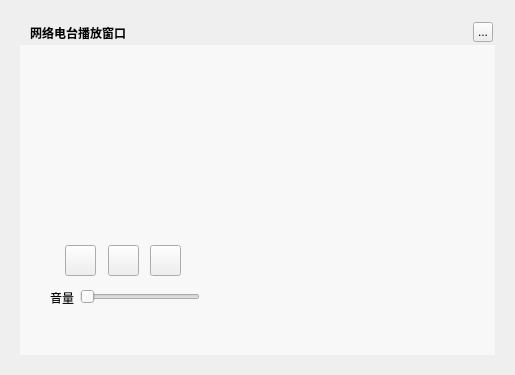
<?xml version="1.0" encoding="UTF-8"?>
<ui version="4.0">
 <class>MusicWebMusicRadioWidget</class>
 <widget class="QWidget" name="MusicWebMusicRadioWidget">
  <property name="geometry">
   <rect>
    <x>0</x>
    <y>0</y>
    <width>515</width>
    <height>375</height>
   </rect>
  </property>
  <property name="windowTitle">
   <string>网络电台播放窗口</string>
  </property>
  <widget class="QLabel" name="background">
   <property name="geometry">
    <rect>
     <x>20</x>
     <y>20</y>
     <width>475</width>
     <height>335</height>
    </rect>
   </property>
   <property name="text">
    <string/>
   </property>
  </widget>
  <widget class="QLabel" name="topTitleName">
   <property name="geometry">
    <rect>
     <x>30</x>
     <y>20</y>
     <width>121</width>
     <height>25</height>
    </rect>
   </property>
   <property name="styleSheet">
    <string notr="true">color:&quot;#FFFFFF&quot;;font-weight:bold</string>
   </property>
   <property name="text">
    <string>网络电台播放窗口</string>
   </property>
  </widget>
  <widget class="QToolButton" name="topTitleCloseButton">
   <property name="geometry">
    <rect>
     <x>473</x>
     <y>22</y>
     <width>20</width>
     <height>20</height>
    </rect>
   </property>
   <property name="text">
    <string>...</string>
   </property>
  </widget>
  <widget class="QPushButton" name="playButton">
   <property name="geometry">
    <rect>
     <x>65</x>
     <y>245</y>
     <width>31</width>
     <height>31</height>
    </rect>
   </property>
   <property name="text">
    <string/>
   </property>
  </widget>
  <widget class="MusicClickedSlider" name="volumeSlider">
   <property name="geometry">
    <rect>
     <x>80</x>
     <y>287</y>
     <width>120</width>
     <height>20</height>
    </rect>
   </property>
   <property name="orientation">
    <enum>Qt::Horizontal</enum>
   </property>
  </widget>
  <widget class="QLabel" name="label_2">
   <property name="geometry">
    <rect>
     <x>50</x>
     <y>290</y>
     <width>31</width>
     <height>16</height>
    </rect>
   </property>
   <property name="text">
    <string>音量</string>
   </property>
  </widget>
  <widget class="QWidget" name="backgroundMask" native="true">
   <property name="geometry">
    <rect>
     <x>20</x>
     <y>45</y>
     <width>475</width>
     <height>310</height>
    </rect>
   </property>
   <property name="styleSheet">
    <string notr="true">background:rgba(255,255,255,150)</string>
   </property>
  </widget>
  <widget class="QLabel" name="lrcLabel">
   <property name="geometry">
    <rect>
     <x>209</x>
     <y>50</y>
     <width>270</width>
     <height>290</height>
    </rect>
   </property>
  </widget>
  <widget class="MusicRoundAnimationLabel" name="artistLabel" native="true">
   <property name="geometry">
    <rect>
     <x>50</x>
     <y>85</y>
     <width>150</width>
     <height>150</height>
    </rect>
   </property>
  </widget>
  <widget class="QPushButton" name="previousButton">
   <property name="geometry">
    <rect>
     <x>108</x>
     <y>245</y>
     <width>31</width>
     <height>31</height>
    </rect>
   </property>
   <property name="text">
    <string/>
   </property>
  </widget>
  <widget class="QPushButton" name="nextButton">
   <property name="geometry">
    <rect>
     <x>150</x>
     <y>245</y>
     <width>31</width>
     <height>31</height>
    </rect>
   </property>
   <property name="text">
    <string/>
   </property>
  </widget>
  <widget class="QLabel" name="positionLabel">
   <property name="geometry">
    <rect>
     <x>50</x>
     <y>310</y>
     <width>75</width>
     <height>30</height>
    </rect>
   </property>
   <property name="styleSheet">
    <string notr="true">font-size:20px;font-weight:bold;color:white</string>
   </property>
   <property name="alignment">
    <set>Qt::AlignRight|Qt::AlignTrailing|Qt::AlignVCenter</set>
   </property>
  </widget>
  <widget class="QLabel" name="durationLabel">
   <property name="geometry">
    <rect>
     <x>125</x>
     <y>310</y>
     <width>75</width>
     <height>30</height>
    </rect>
   </property>
   <property name="styleSheet">
    <string notr="true">font-size:15px;font-weight:bold;color:white;</string>
   </property>
  </widget>
  <widget class="MusicMarqueeWidget" name="titleWidget" native="true">
   <property name="geometry">
    <rect>
     <x>50</x>
     <y>50</y>
     <width>150</width>
     <height>25</height>
    </rect>
   </property>
  </widget>
  <zorder>background</zorder>
  <zorder>backgroundMask</zorder>
  <zorder>topTitleName</zorder>
  <zorder>topTitleCloseButton</zorder>
  <zorder>playButton</zorder>
  <zorder>volumeSlider</zorder>
  <zorder>label_2</zorder>
  <zorder>lrcLabel</zorder>
  <zorder>artistLabel</zorder>
  <zorder>previousButton</zorder>
  <zorder>nextButton</zorder>
  <zorder>positionLabel</zorder>
  <zorder>durationLabel</zorder>
  <zorder>titleWidget</zorder>
 </widget>
 <customwidgets>
  <customwidget>
   <class>MusicClickedSlider</class>
   <extends>QSlider</extends>
   <header>musicclickedslider.h</header>
  </customwidget>
  <customwidget>
   <class>MusicMarqueeWidget</class>
   <extends>QWidget</extends>
   <header>musicmarqueewidget.h</header>
   <container>1</container>
  </customwidget>
  <customwidget>
   <class>MusicRoundAnimationLabel</class>
   <extends>QWidget</extends>
   <header>musicroundanimationlabel.h</header>
   <container>1</container>
  </customwidget>
 </customwidgets>
 <resources/>
 <connections/>
</ui>
